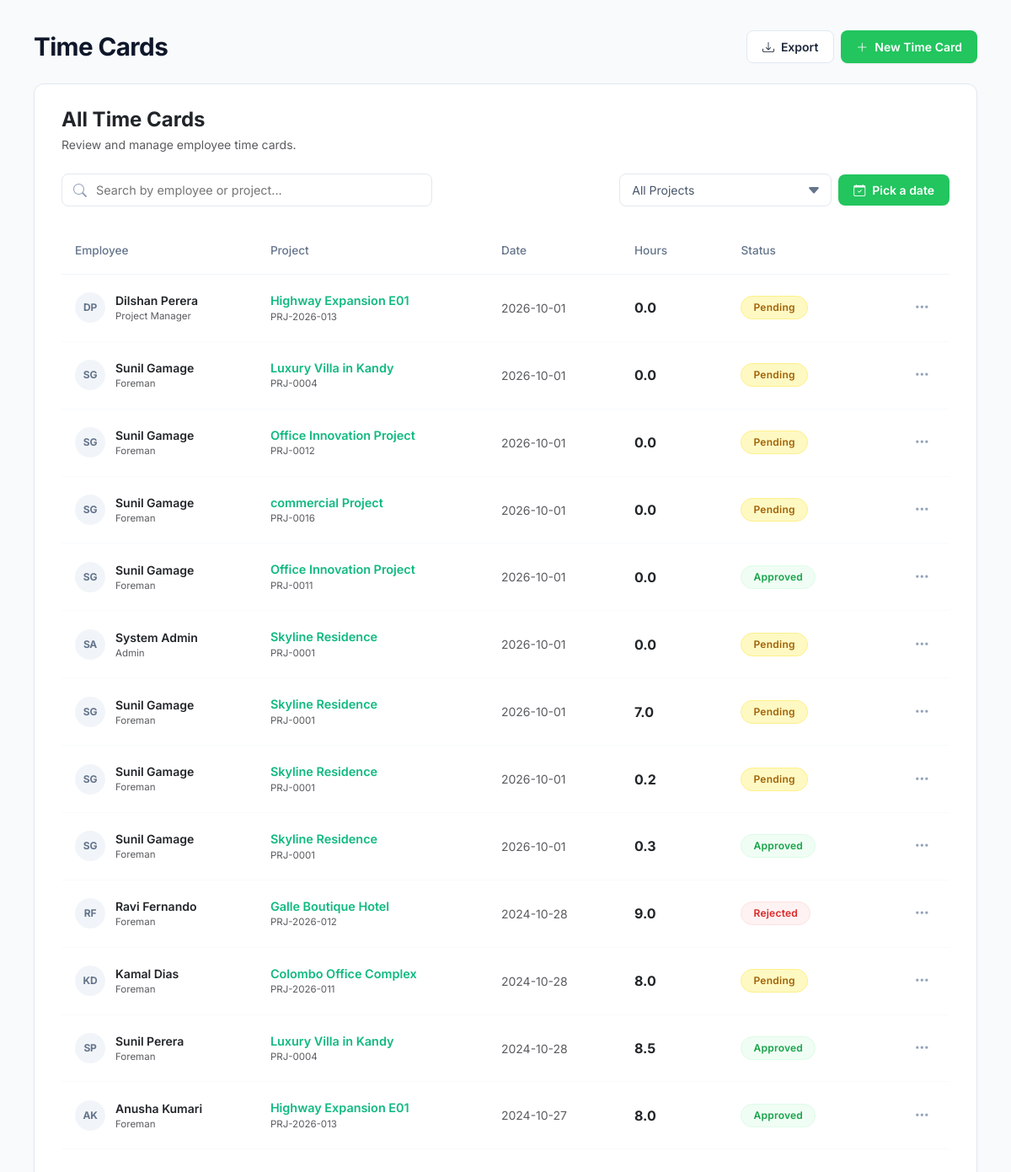
The page /features/time-cards.php (signed in) on the database its author committed.
### tables this page shows
CREATE TABLE `time_cards` (
  `id` int(11) NOT NULL AUTO_INCREMENT,
  `project_id` int(11) DEFAULT NULL,
  `user_id` int(11) DEFAULT NULL,
  `work_date` date NOT NULL DEFAULT (CURDATE()),
  `clock_in` datetime DEFAULT NULL,
  `clock_out` datetime DEFAULT NULL,
  `break_minutes` int(11) DEFAULT 0,
  `total_hours` decimal(5,2) NOT NULL DEFAULT 0.00,
  `hourly_rate` decimal(10,2) DEFAULT 0.00,
  `work_notes` text DEFAULT NULL,
  `approval_status` enum('Pending','Approved','Rejected') DEFAULT 'Pending',
  `status` enum('On-Site','Completed') DEFAULT 'On-Site',
  `reviewed_by` int(11) DEFAULT NULL,
  `reviewed_at` timestamp NULL DEFAULT NULL,
  `created_at` timestamp NOT NULL DEFAULT current_timestamp(),
  PRIMARY KEY (`id`),
  KEY `fk_tc_user` (`user_id`),
  KEY `fk_tc_project` (`project_id`),
  KEY `fk_tc_reviewer` (`reviewed_by`),
  CONSTRAINT `fk_tc_project` FOREIGN KEY (`project_id`) REFERENCES `projects` (`id`) ON DELETE CASCADE,
  CONSTRAINT `fk_tc_reviewer` FOREIGN KEY (`reviewed_by`) REFERENCES `users` (`id`) ON DELETE SET NULL,
  CONSTRAINT `fk_tc_user` FOREIGN KEY (`user_id`) REFERENCES `users` (`id`) ON DELETE CASCADE,
  CONSTRAINT `time_cards_ibfk_1` FOREIGN KEY (`project_id`) REFERENCES `projects` (`id`),
  CONSTRAINT `time_cards_ibfk_2` FOREIGN KEY (`user_id`) REFERENCES `users` (`id`)
);

CREATE TABLE `users` (
  `id` int(11) NOT NULL AUTO_INCREMENT,
  `full_name` varchar(100) NOT NULL,
  `email` varchar(100) NOT NULL,
  `phone_number` varchar(20) DEFAULT NULL,
  `password` varchar(255) NOT NULL,
  `address` text DEFAULT NULL,
  `role` enum('Admin','Project Manager','Foreman','Client') NOT NULL,
  `hourly_rate` decimal(10,2) DEFAULT 35.00,
  `created_at` timestamp NOT NULL DEFAULT current_timestamp(),
  `status` enum('Active','Inactive','Invited') DEFAULT 'Active',
  PRIMARY KEY (`id`),
  UNIQUE KEY `email` (`email`)
);

CREATE TABLE `projects` (
  `id` int(11) NOT NULL AUTO_INCREMENT,
  `project_name` varchar(150) NOT NULL,
  `project_code` varchar(50) NOT NULL,
  `client_id` int(11) DEFAULT NULL,
  `client_name` varchar(100) DEFAULT NULL,
  `pm_id` int(11) DEFAULT NULL,
  `budget` decimal(15,2) DEFAULT 0.00,
  `location` varchar(255) DEFAULT NULL,
  `start_date` date DEFAULT NULL,
  `end_date` date DEFAULT NULL,
  `stage` enum('Planning','Earthwork','Framing','Roofing','Finishing','Handover') DEFAULT 'Planning',
  `progress_percent` int(11) DEFAULT 0,
  `status` enum('Active','Completed','On Hold','Archived') DEFAULT 'Active',
  `thumbnail_url` varchar(255) DEFAULT NULL,
  `created_at` timestamp NOT NULL DEFAULT current_timestamp(),
  `updated_at` timestamp NOT NULL DEFAULT current_timestamp() ON UPDATE current_timestamp(),
  PRIMARY KEY (`id`),
  UNIQUE KEY `project_code` (`project_code`)
);

### features/time-cards.php (the view, shortened to what this page needs)
<?php
require_once __DIR__ . '/../db.php';
function getInitials($name) {
    $words = preg_split("/\s+/", trim($name));
    $initials = '';
    if (!empty($words[0])) {
        $initials .= strtoupper(mb_substr($words[0], 0, 1));
    }
    if (count($words) > 1 && !empty($words[count($words) - 1])) {
        $initials .= strtoupper(mb_substr($words[count($words) - 1], 0, 1));
    }
    return $initials ?: 'TC';
}
try {
    $sql = "
        SELECT tc.*,
               u.full_name AS employee_name, u.email AS employee_email, u.role AS employee_role,
               p.project_name, p.project_code,
               rev.full_name AS reviewer_name
        FROM time_cards tc
        JOIN users u ON tc.user_id = u.id
        JOIN projects p ON tc.project_id = p.id
        LEFT JOIN users rev ON tc.reviewed_by = rev.id
        ORDER BY tc.work_date DESC, tc.id DESC
    ";
    $time_cards = $pdo->query($sql)->fetchAll(PDO::FETCH_ASSOC);
} catch (PDOException $e) {
    die("Database Error: " . $e->getMessage());
}
?>
<!DOCTYPE html>
<html lang="en">
<head>
    <link href="https://cdn.jsdelivr.net/npm/bootstrap@5.3.0/dist/css/bootstrap.min.css" rel="stylesheet">
    <link rel="stylesheet" href="https://cdn.jsdelivr.net/npm/bootstrap-icons@1.10.0/font/bootstrap-icons.css">
</head>
<body>
    <div class="main-container">
        <div class="d-flex justify-content-between align-items-center mb-4 flex-wrap gap-3">
            <h1 class="page-title">Time Cards</h1>
            <div class="d-flex gap-2">
                <a href="export_timecards.php" id="exportBtn" class="btn-export">
                    <i class="bi bi-download"></i> Export
                </a>
                <button type="button" class="btn-new-time" data-bs-toggle="modal" data-bs-target="#newTimeCardModal">
                    <i class="bi bi-plus-lg"></i> New Time Card
                </button>
            </div>
        </div>
        <div class="nexus-card">
            <div class="mb-4">
                <h4 class="fw-bold mb-1 text-dark">All Time Cards</h4>
                <p class="text-muted small mb-0">Review and manage employee time cards.</p>
            </div>
            <div class="d-flex justify-content-between align-items-center gap-3 flex-wrap mb-4">
                <div class="search-wrapper">
                    <input type="text" id="timeSearch" class="nexus-input" placeholder="Search by employee or project...">
                </div>
                <div class="d-flex gap-2 flex-wrap align-items-center">
                    <select id="projectFilter" class="nexus-select">
                        <option value="All">All Projects</option>
                    </select>
                    <div class="position-relative">
                        <button type="button" class="date-trigger-btn" id="dateTriggerBtn">
                            <i class="bi bi-calendar-check"></i> <span id="dateLabel">Pick a date</span>
                        </button>
                    </div>
                </div>
            </div>
            <div class="table-responsive">
                <table class="table align-middle" id="timeTable">
                    <thead>
                        <tr>
                            <th width="22%">Employee</th>
                            <th width="26%">Project</th>
                            <th width="15%">Date</th>
                            <th width="12%">Hours</th>
                            <th width="15%">Status</th>
                            <th width="10%" class="text-end"></th>
                        </tr>
                    </thead>
                    <tbody id="timeTableBody">
                        <?php foreach ($time_cards as $tc):
                            $initials = getInitials($tc['employee_name']);
                            $statusPill = 'pill-pending';
                            if ($tc['approval_status'] === 'Approved') $statusPill = 'pill-approved';
                            if ($tc['approval_status'] === 'Rejected') $statusPill = 'pill-rejected';
                        ?>
                        <tr class="time-row"
                            id="row-<?= $tc['id'] ?>"
                            data-employee="<?= htmlspecialchars(strtolower($tc['employee_name'])) ?>"
                            data-initials="<?= htmlspecialchars(strtolower($initials)) ?>"
                            data-project="<?= htmlspecialchars(strtolower($tc['project_name'])) ?>"
                            data-date="<?= htmlspecialchars($tc['work_date']) ?>"
                            data-search="<?= htmlspecialchars(strtolower($tc['employee_name'] . ' ' . $initials . ' ' . $tc['project_name'] . ' ' . ($tc['work_notes'] ?? ''))) ?>">
                            <td>
                                <div class="d-flex align-items-center">
                                    <div class="avatar-circle"><?= htmlspecialchars($initials) ?></div>
                                    <div>
                                        <div class="fw-semibold text-dark"><?= htmlspecialchars($tc['employee_name']) ?></div>
                                        <?php if (!empty($tc['employee_role'])): ?>
                                            <div class="text-muted" style="font-size: 0.72rem;"><?= htmlspecialchars($tc['employee_role']) ?></div>
                                        <?php endif; ?>
                                    </div>
                                </div>
                            </td>
                            <td>
                                <a href="project_overview.php?id=<?= $tc['project_id'] ?>" class="project-link">
                                    <?= htmlspecialchars($tc['project_name']) ?>
                                </a>
                                <?php if (!empty($tc['project_code'])): ?>
                                    <div class="text-muted" style="font-size: 0.72rem;"><?= htmlspecialchars($tc['project_code']) ?></div>
                                <?php endif; ?>
                            </td>
                            <td class="text-muted"><?= htmlspecialchars($tc['work_date']) ?></td>
                            <td class="fw-bold text-dark fs-6"><?= number_format(floatval($tc['total_hours']), 1) ?></td>
                            <td>
                                <span class="pill <?= $statusPill ?>" id="status-pill-<?= $tc['id'] ?>">
                                    <?= htmlspecialchars($tc['approval_status']) ?>
                                </span>
                            </td>
                            <td class="text-end">
                                <div class="dropdown">
                                    <button class="action-dot-btn" data-bs-toggle="dropdown" aria-expanded="false" title="Actions">
                                        <i class="bi bi-three-dots"></i>
                                    </button>
                                </div>
                            </td>
                        </tr>
                        <?php endforeach; ?>
                    </tbody>
                </table>
            </div>
        </div>
    </div>
</body>
</html>

### features/time-cards.php (style rules this page uses)
body { font-family: 'Inter', sans-serif; background-color: #f8fafc; color: #1e293b; margin: 0; padding: 0; }
.main-container { max-width: 1420px; margin: 0 auto; padding: 2.25rem 2.5rem; }
.page-title { font-size: 1.85rem; font-weight: 700; color: #0f172a; margin-bottom: 0; letter-spacing: -0.02em; }
.nexus-card { background: #fff; border: 1px solid #e2e8f0; border-radius: 12px; padding: 1.75rem 2rem; box-shadow: 0 1px 3px rgba(0,0,0,0.03); }
.search-wrapper { position: relative; max-width: 440px; flex-grow: 1; }
.nexus-input { width: 100%; padding: 8px 14px 8px 40px; border: 1px solid #e2e8f0; border-radius: 8px; font-size: 0.9rem; background: #fff; transition: all 0.2s; }
.nexus-select { padding: 8px 36px 8px 14px; border: 1px solid #e2e8f0; border-radius: 8px; font-size: 0.875rem; color: #475569; background: #fff; appearance: none; background-repeat: no-repeat; background-position: right 12px center; min-width: 230px; transition: all 0.2s; }
.date-trigger-btn { background-color: #22c55e; color: #fff; border: none; border-radius: 8px; padding: 8px 18px; font-size: 0.875rem; font-weight: 600; display: inline-flex; align-items: center; gap: 8px; cursor: pointer; transition: background 0.2s, box-shadow 0.2s; }
.avatar-circle { width: 36px; height: 36px; background: #f1f5f9; border-radius: 50%; display: inline-flex; align-items: center; justify-content: center; font-size: 0.75rem; font-weight: 700; color: #64748b; margin-right: 12px; flex-shrink: 0; letter-spacing: -0.02em; }
.table thead th { border-bottom: 1px solid #f1f5f9; color: #64748b; font-weight: 500; font-size: 0.85rem; padding: 1.1rem 1rem; }
.table tbody td { padding: 1.25rem 1rem; border-bottom: 1px solid #f8fafc; font-size: 0.875rem; vertical-align: middle; }
.project-link { color: #10b981; text-decoration: none; font-weight: 600; font-size: 0.9rem; transition: color 0.15s; }
.pill { padding: 4px 14px; border-radius: 20px; font-size: 0.75rem; font-weight: 600; display: inline-block; letter-spacing: 0.02em; text-align: center; }
.pill-approved { background: #f0fdf4; color: #16a34a; border: 1px solid #dcfce7; }
.pill-pending { background: #fef9c3; color: #a16207; border: 1px solid #fef08a; }
.pill-rejected { background: #fef2f2; color: #dc2626; border: 1px solid #fee2e2; }
.btn-export { background: #fff; border: 1px solid #e2e8f0; color: #1e293b; font-weight: 600; border-radius: 8px; padding: 8px 18px; font-size: 0.875rem; display: inline-flex; align-items: center; gap: 8px; transition: all 0.2s; text-decoration: none; }
.btn-new-time { background-color: #22c55e; border: none; color: #fff; font-weight: 600; border-radius: 8px; padding: 8px 18px; font-size: 0.875rem; display: inline-flex; align-items: center; gap: 8px; transition: all 0.2s ease-in-out; box-shadow: 0 1px 2px rgba(0,0,0,0.05); }
.action-dot-btn { background: transparent; border: none; padding: 4px 8px; color: #94a3b8; font-size: 1.1rem; transition: color 0.15s; }

### rows shown on the page
time_cards: user.full_name "DP", user.full_name "Dilshan Perera", user.role "Project Manager", project.project_name "Highway Expansion E01", project.project_code "PRJ-2026-013", work_date "2026-10-01", total_hours "0.0", approval_status "Pending"
time_cards: user.full_name "SG", user.full_name "Sunil Gamage", user.role "Foreman", project.project_name "Luxury Villa in Kandy", project.project_code "PRJ-0004", work_date "2026-10-01", total_hours "0.0", approval_status "Pending"
time_cards: user.full_name "SG", user.full_name "Sunil Gamage", user.role "Foreman", project.project_name "Office Innovation Project", project.project_code "PRJ-0012", work_date "2026-10-01", total_hours "0.0", approval_status "Pending"
time_cards: user.full_name "SG", user.full_name "Sunil Gamage", user.role "Foreman", project.project_name "commercial Project", project.project_code "PRJ-0016", work_date "2026-10-01", total_hours "0.0", approval_status "Pending"
time_cards: user.full_name "SG", user.full_name "Sunil Gamage", user.role "Foreman", project.project_name "Office Innovation Project", project.project_code "PRJ-0011", work_date "2026-10-01", total_hours "0.0", approval_status "Approved"
time_cards: user.full_name "SA", user.full_name "System Admin", user.role "Admin", project.project_name "Skyline Residence", project.project_code "PRJ-0001", work_date "2026-10-01", total_hours "0.0", approval_status "Pending"
time_cards: user.full_name "SG", user.full_name "Sunil Gamage", user.role "Foreman", project.project_name "Skyline Residence", project.project_code "PRJ-0001", work_date "2026-10-01", total_hours "7.0", approval_status "Pending"
time_cards: user.full_name "SG", user.full_name "Sunil Gamage", user.role "Foreman", project.project_name "Skyline Residence", project.project_code "PRJ-0001", work_date "2026-10-01", total_hours "0.2", approval_status "Pending"
time_cards: user.full_name "SG", user.full_name "Sunil Gamage", user.role "Foreman", project.project_name "Skyline Residence", project.project_code "PRJ-0001", work_date "2026-10-01", total_hours "0.3", approval_status "Approved"
time_cards: user.full_name "RF", user.full_name "Ravi Fernando", user.role "Foreman", project.project_name "Galle Boutique Hotel", project.project_code "PRJ-2026-012", work_date "2024-10-28", total_hours "9.0", approval_status "Rejected"
time_cards: user.full_name "KD", user.full_name "Kamal Dias", user.role "Foreman", project.project_name "Colombo Office Complex", project.project_code "PRJ-2026-011", work_date "2024-10-28", total_hours "8.0", approval_status "Pending"
time_cards: user.full_name "SP", user.full_name "Sunil Perera", user.role "Foreman", project.project_name "Luxury Villa in Kandy", project.project_code "PRJ-0004", work_date "2024-10-28", total_hours "8.5", approval_status "Approved"
time_cards: user.full_name "AK", user.full_name "Anusha Kumari", user.role "Foreman", project.project_name "Highway Expansion E01", project.project_code "PRJ-2026-013", work_date "2024-10-27", total_hours "8.0", approval_status "Approved"
